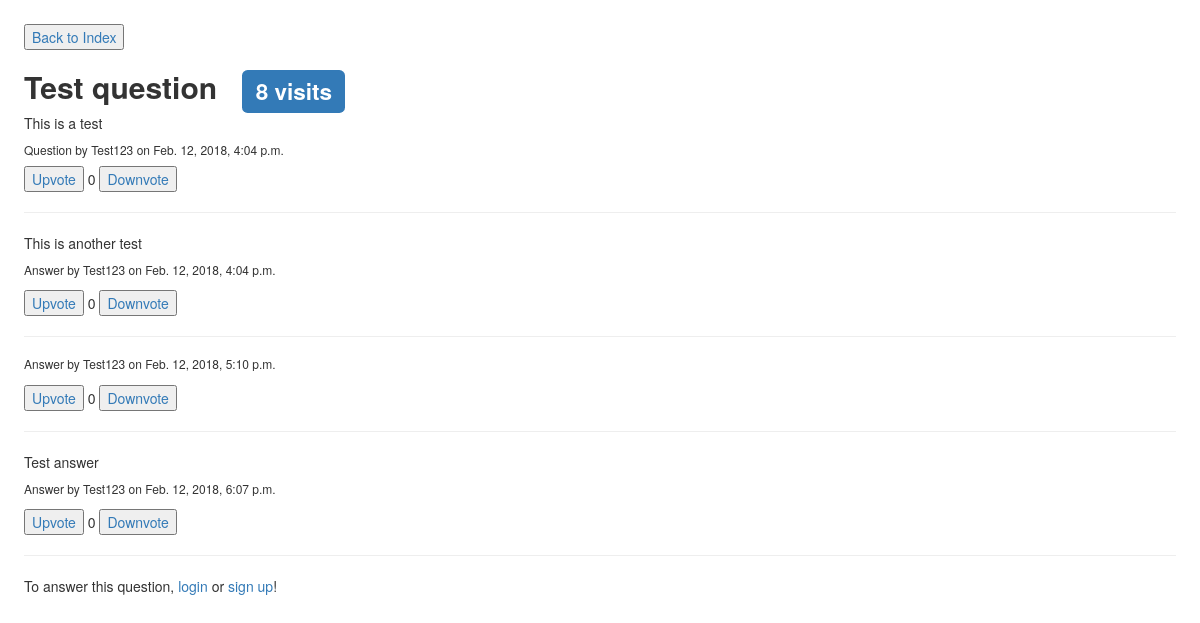
The app's page /questions/2/ with its own data.
### qa_web/models.py (models this page shows, shortened)
class Post(models.Model):
    content = models.TextField(null=True)
    owner = models.ForeignKey(settings.AUTH_USER_MODEL, null= True, on_delete=models.SET_NULL)
    creation_date = models.DateTimeField(auto_now_add=True)
    upvotes = models.IntegerField(default=0)
    downvotes = models.IntegerField(default=0)
    class Meta:
        abstract = True
    @property
    def score(self):
        return self.upvotes - self.downvotes

class Questions(Post):
    title = models.CharField(max_length=300, null=True)
    visits = models.IntegerField(default=0)
    voters = models.ManyToManyField(settings.AUTH_USER_MODEL, related_name='q_voters', through='Vote')

class User(AbstractUser):
    age = models.IntegerField(null =True)
    birthday = models.DateField(null = True)
    motherland=models.TextField(max_length=100, null =True)
    school = models.TextField(max_length=100, null =True)
    major = models.CharField(max_length=50, null =True)
    city = models.TextField(max_length=100, null=True)
    """
      The below code has a purpose that a user profile will be created when
      a user is created

     """

class Answers(Post):
    question = models.ForeignKey(Questions, null=True, on_delete=models.CASCADE)
    correct_answer = models.BooleanField(default = False)
    voters = models.ManyToManyField(settings.AUTH_USER_MODEL, related_name='a_voters', through='Vote')

### qa_web/views.py (the view)
# urls.py: path('questions/<int:id_>/', views.answers, name='answers'),
def answers(request, id_):
    q = get_object_or_404(Questions, pk=id_)
    answer_id = [int(key.replace('select_', '')) for key in request.POST.keys() if key.startswith('select_')]
    if request.method == 'POST' and 'answer_form' in request.POST: #Update's database when somebody answers a question
        form = AnswersForm(request.POST)
        if form.is_valid():
            Answers.objects.create(content=request.POST['content'], owner=request.user, question=q)
    elif request.method == 'POST' and 'deselect' in request.POST:  #Update's database when somebody deselects best answer.
        updateAnswer = Answers.objects.filter(question=q, correct_answer=True).last()
        updateAnswer.correct_answer = False
        updateAnswer.save()
    elif answer_id: #Update's database when somebody selects a best answer.
        updateAnswer = Answers.objects.get(id = answer_id[0])
        updateAnswer.correct_answer = True
        updateAnswer.save()
    elif any(key.startswith("comment_form_answer") for key in request.POST.keys()):
        answer_id = [int(key.replace('comment_form_answer_', '')) for key in request.POST.keys() if key.startswith('comment_form')]
        a = Answers.objects.get(id = answer_id[0])
        c = Comments(content=request.POST['content'], owner=request.user, answer=a)
        c.save()
    q_answers = Answers.objects.filter(question=q, correct_answer=False)
    q_best_answer = Answers.objects.filter(question=q, correct_answer=True)
    q_comments = Comments.objects.filter(question=q)
    a_comments = Comments.objects.filter(answer__question=q)
    if request.user.is_authenticated:
        q.visits += 1
        q.save()
    if len(q_best_answer) > 0:
        q_best_answer = q_best_answer.last()
    return render(request, 'qa_web/answerspage.html', {'currentQuestion': q, 'answers': q_answers, 'bestAnswer': q_best_answer, 'q_comments': q_comments, 'a_comments': a_comments})

### qa_web/templates/qa_web/answerspage.html (shortened to what this page needs)
{% load static %}
<html>
  <head>
    <link rel="stylesheet" href="{% static 'css/pagedown.css' %}" />
    <link rel="stylesheet" href="{% static 'css/base.css' %}" />
    <link rel="stylesheet" href="https://maxcdn.bootstrapcdn.com/bootstrap/3.3.7/css/bootstrap.min.css">
  </head>
  <body>
  <a href="../../"><button>Back to Index</button></a>
  <div id="question">
      <h2><b>{{ currentQuestion.title }}</b> &nbsp <span class="label label-primary">{{ currentQuestion.visits }} visits</span></h2>
      <p>{{ currentQuestion.content }}</p>
      <h6>Question by {{ currentQuestion.owner }} on {{ currentQuestion.creation_date }}</h6>
      <a id='upvote_{{ currentQuestion.id }}_question'><button>Upvote</button></a>
      <span id='score_{{ currentQuestion.id }}_question'>{{ currentQuestion.score }}</span>
      <a id='downvote_{{ currentQuestion.id }}_question'><button>Downvote</button></a>
      <hr>
  </div>
  <div id="answers">
  {% for answer in answers %}
      <form id="select{{ answer.id }}_form" method="post">
          <p>{{ answer.content }}</p>
          <h6>Answer by {{ answer.owner }} on {{ answer.creation_date }}</h6>
      </form>
      <a id='upvote_{{ answer.id }}_answer'><button>Upvote</button></a>
      <span id='score_{{ answer.id }}_answer'>{{ answer.score }}</span>
      <a id='downvote_{{ answer.id }}_answer'><button>Downvote</button></a>
      <hr>
  {% empty %}
    <h3>Be the first to answer this question!</h3>
  {% endfor %}
  </div>
  {% if user.is_authenticated %}
    <h3>Got answers? Why not share them!</h3>
    <form id="answer_form" method="post">
        {% csrf_token %}
        <div id="wmd-button-bar"></div>
        <textarea id="wmd-input" name="content" class="wmd-input"></textarea>
        <div id="wmd-preview" class="wmd-panel wmd-preview"></div>
        <input type="submit" name="answer_form" value="Submit your answer"/>
    </form>
  {% else %}
   <p>To answer this question, <a href="/login">login</a> or <a href="/signup">sign up</a>!</p>
  {% endif %}
  </body>
</html>

### qa_web/static/css/pagedown.css (style rules this page uses)
body { background-color: White; font-family: sans-serif; padding : 2%; }

### records on screen
Questions: title "Test question", visits "8", content "This is a test", owner "Test123", creation_date "Feb. 12, 2018, 4:04 p.m.", score "0"
Answers: content "This is another test", owner "Test123", creation_date "Feb. 12, 2018, 4:04 p.m.", score "0"
Answers: owner "Test123", creation_date "Feb. 12, 2018, 5:10 p.m.", score "0"
Answers: content "Test answer", owner "Test123", creation_date "Feb. 12, 2018, 6:07 p.m.", score "0"
